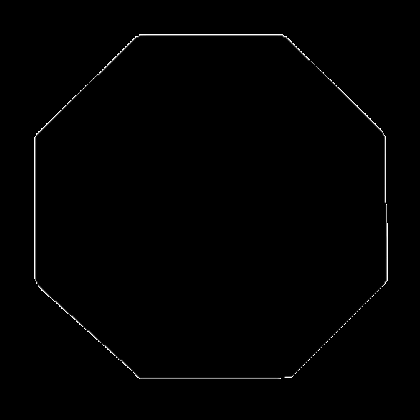
%> input picture images/octagon.png, 420 x 420 px
$ octave select_gdir_test.m   (GNU Octave 9; MATLAB toolbox functions it lacks are replaced by stand-ins)
%> lines starting %> are read from the running program, lines starting %| are printed output that depends on the picture; in (x1, y1, x2, y2) boxes, pixels count from 0 and x2, y2 are one past the last pixel; in counts of white or black regions, pixels touching at a corner belong together; the program's own positions count from 1
### edge-detection-gradients/select_gdir.m
% Gradient Direction
function result = select_gdir(gmag, gdir, mag_min, angle_low, angle_high)
    result = gmag >= mag_min & angle_low <= gdir & gdir <= angle_high;
    % [12 lines of commented-out code are left out]

endfunction

### edge-detection-gradients/select_gdir_test.m
pkg load image;

%% Load and convert image to double type, range [0, 1] for convenience
img = imread('../images/octagon.png');
%> img is the input picture: size 420x420x3 uint8; min 0, max 255, mean 1.7
img = rgb2gray(img);
%> img: size 420x420 uint8
img = double(img) / 255.;
%> img: size 420x420 double
%imshow(img); % assumes [0, 1] range for double images

%% Compute x, y gradients
[gx gy] = imgradientxy(img, 'sobel'); % Note: gx, gy are not normalized
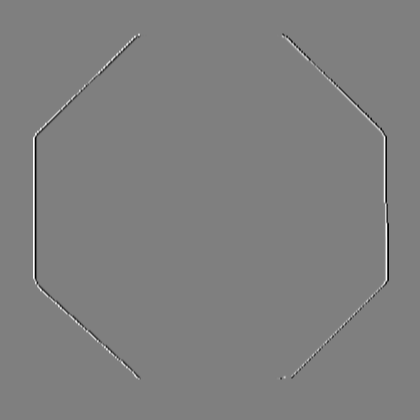
%> gx: size 420x420 double; min -4, max 4, mean -1.91e-19; drawn with min black and max white
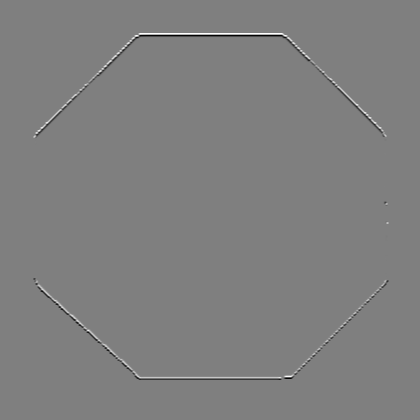
%> gy: size 420x420 double; min -4, max 4, mean -5.44e-19; drawn with min black and max white

%% Obtain gradient magnitude and direction
[gmag gdir] = imgradient(gx, gy);
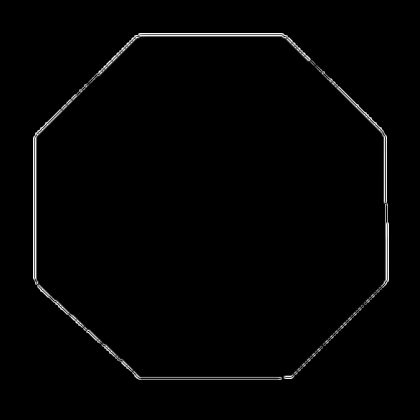
%> gmag: size 420x420 double; min 0, max 4.15, mean 0.0555; drawn with min black and max white
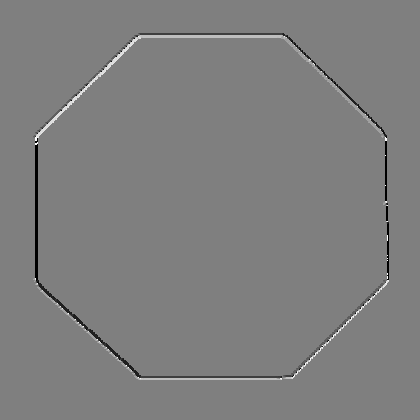
%> gdir: size 420x420 double; min -180, max 179.9, mean -0.6; drawn with min black and max white
%figure, imshow(gmag / (4 * sqrt(2))); % mag = sqrt(gx^2 + gy^2), so [0, (4 * sqrt(2))]
%figure, imshow((gdir + 180.0) / 360.0); % angle in degrees [-180, 180]

%% Find pixels with desired gradient direction
my_grad = select_gdir(gmag, gdir, 1, 30, 60); % 45 +/- 15
%> in select_gdir, `result = gmag >= mag_min & angle_low <= gdir & gdir <= angle_high;`:
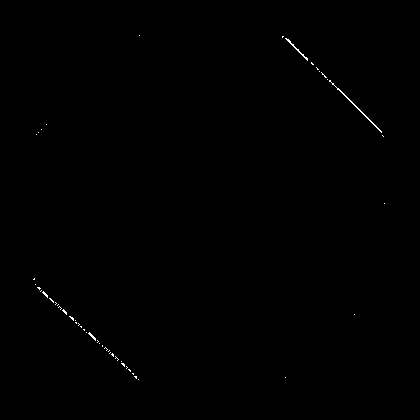
%> result: size 420x420 logical; 0.2% white in thin lines or dots, all inside (x1, y1, x2, y2) = (33, 35, 385, 380)
imshow(my_grad);  % NOTE: enable after you've implemented select_gdir
